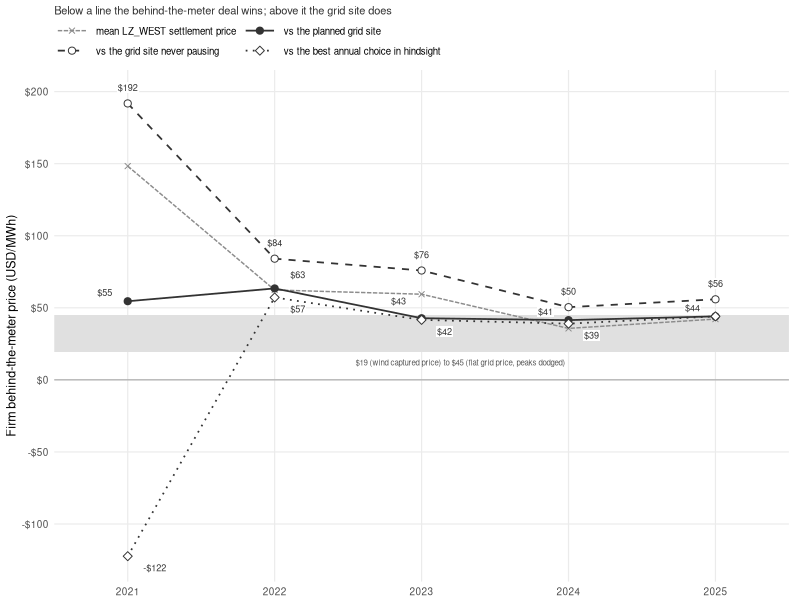
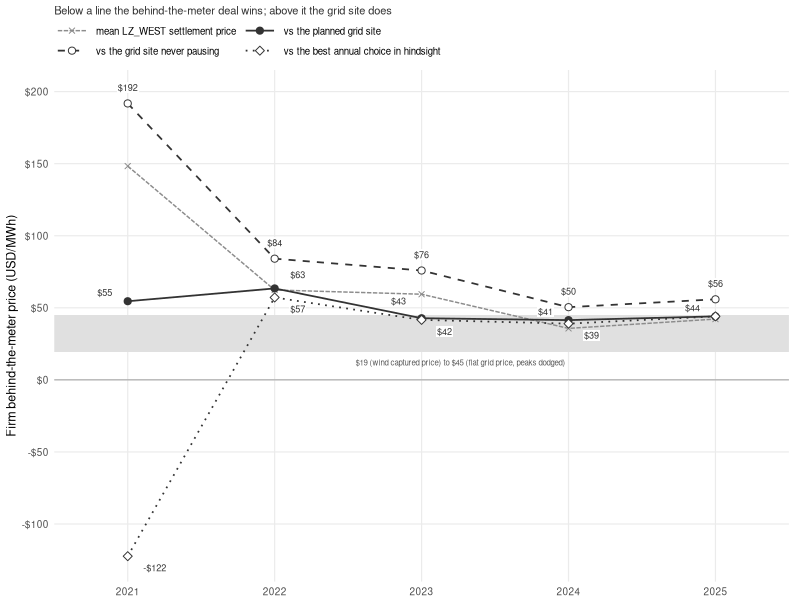

Write R code to recreate these figures, in order.
# fig_ch9_btm.R -- Chapter 9: the behind-the-meter indifference price, from
# analysis/data/ch9_btm_indifference.csv and ch9_optimal_stack.csv (written by
# analysis/checks/ch9_optimal_stack.R). Run from the repo root:
#   Rscript analysis/figures/fig_ch9_btm.R
# Output: book/images/ch9_btm.png (+ .pdf).
# For each year, the negotiated price at which a firm behind-the-meter supply
# earns the reference fleet exactly what the grid-connected site earns: against
# the planned site (annual switches set in advance, the chapter's headline),
# against the best annual choice in hindsight (the ceiling), and against the
# same site never pausing. The price range tested is shaded, from the wind
# captured price ($19) to the flat grid price with the peaks dodged ($45); the
# year's mean LZ_WEST settlement price is marked.
suppressWarnings(Sys.setlocale("LC_ALL", "en_US.UTF-8"))
suppressMessages(library(ggplot2))
ind <- read.csv("analysis/data/ch9_btm_indifference.csv", stringsAsFactors = FALSE)
r <- read.csv("analysis/data/ch9_optimal_stack.csv", stringsAsFactors = FALSE)
f <- ind[ind$variant == "firm", ]
LV <- c("mean LZ_WEST settlement price", "vs the grid site never pausing",
        "vs the planned grid site", "vs the best annual choice in hindsight")
f$series <- factor(c(never = LV[2], planned = LV[3], hindsight = LV[4])[f$reference], levels = LV)
mp <- data.frame(year = r$year, p_star = r$mean_price, series = factor(LV[1], levels = LV))
lo <- -140; hi <- 215
f$shown <- pmax(pmin(f$p_star, hi), lo)
# labels: never above its point, planned above-left, hindsight below-right and
# only where it differs from the planned site
pl <- f$p_star[f$reference == "planned"][match(f$year, f$year[f$reference == "planned"])]
f$lx <- f$year + c(never = 0, planned = -0.1, hindsight = 0.1)[f$reference]
f$ly <- f$shown + c(never = 11, planned = 6, hindsight = -8)[f$reference]
f$hj <- c(never = 0.5, planned = 1, hindsight = 0)[f$reference]
f$ly[f$year == 2023 & f$reference == "planned"] <- f$ly[f$year == 2023 & f$reference == "planned"] + 6   # off the dotted path
f$show_lab <- !(f$reference == "hindsight" & abs(f$p_star - pl) < 0.5)
# 2022 planned label goes right of its dot, into the gap between
# the never-pausing and mean-price lines
k <- f$year == 2022 & f$reference == "planned"
f$lx[k] <- 2022.1; f$ly[k] <- 73; f$hj[k] <- 0
band <- data.frame(xmin = 2020.5, xmax = 2025.5, ymin = unique(ind$band_lo), ymax = unique(ind$band_hi))
p <- ggplot() +
  geom_rect(data = band, aes(xmin = xmin, xmax = xmax, ymin = ymin, ymax = ymax), fill = "grey88") +
  # band label just below the band, clear of the lines and labels above
  annotate("text", x = 2022.55, y = 12, hjust = 0, size = 2.0, color = "grey35",
           label = "$19 (wind captured price) to $45 (flat grid price, peaks dodged)") +
  geom_hline(yintercept = 0, color = "grey60", linewidth = 0.3) +
  geom_line(data = mp, aes(year, p_star, linetype = series), color = "grey55", linewidth = 0.5) +
  geom_point(data = mp, aes(year, p_star, shape = series), color = "grey55", size = 1.5) +
  geom_line(data = f, aes(year, shown, group = series, linetype = series), color = "grey20", linewidth = 0.6) +
  geom_point(data = f, aes(year, shown, shape = series), color = "grey20", size = 2.1, fill = "white") +
  # value labels on a white backing so lines pass behind them
  geom_label(data = f[f$show_lab, ], aes(lx, ly, label = ifelse(p_star < 0, sprintf("-$%.0f", -p_star), sprintf("$%.0f", p_star)), hjust = hj), size = 2.3, color = "grey20",
             fill = "white", label.size = NA, label.padding = unit(0.6, "pt"), label.r = unit(0, "pt")) +
  scale_shape_manual(values = c(4, 21, 19, 23), name = NULL, drop = FALSE) +
  scale_linetype_manual(values = c("31", "dashed", "solid", "dotted"), name = NULL, drop = FALSE) +
  scale_x_continuous(breaks = 2021:2025) +
  scale_y_continuous(breaks = seq(-100, 200, 50), labels = function(v) ifelse(v < 0, sprintf("-$%d", -v), sprintf("$%d", v))) +
  coord_cartesian(ylim = c(lo, hi), xlim = c(2020.5, 2025.5), expand = FALSE) +
  guides(shape = guide_legend(nrow = 2), linetype = guide_legend(nrow = 2)) +
  labs(x = NULL, y = "Firm behind-the-meter price (USD/MWh)",
       subtitle = "Below a line the behind-the-meter deal wins; above it the grid site does") +
  theme_minimal(base_size = 9) +
  theme(panel.grid.minor = element_blank(), legend.position = "top", legend.justification = "left",
        legend.text = element_text(size = 7), legend.key.width = unit(9, "mm"), legend.key.height = unit(3.5, "mm"),
        legend.margin = margin(0, 0, 0, 0),
        plot.subtitle = element_text(size = 8, color = "grey20"),
        plot.margin = margin(4, 8, 2, 4))
ggsave("book/images/ch9_btm.png", p, width = 124, height = 108, units = "mm", dpi = 300, bg = "white")
ggsave("book/images/ch9_btm.pdf", p, width = 124, height = 108, units = "mm", bg = "white")
print(f[, c("year", "reference", "p_star")], row.names = FALSE)
cat("Wrote book/images/ch9_btm.png and .pdf\n")
